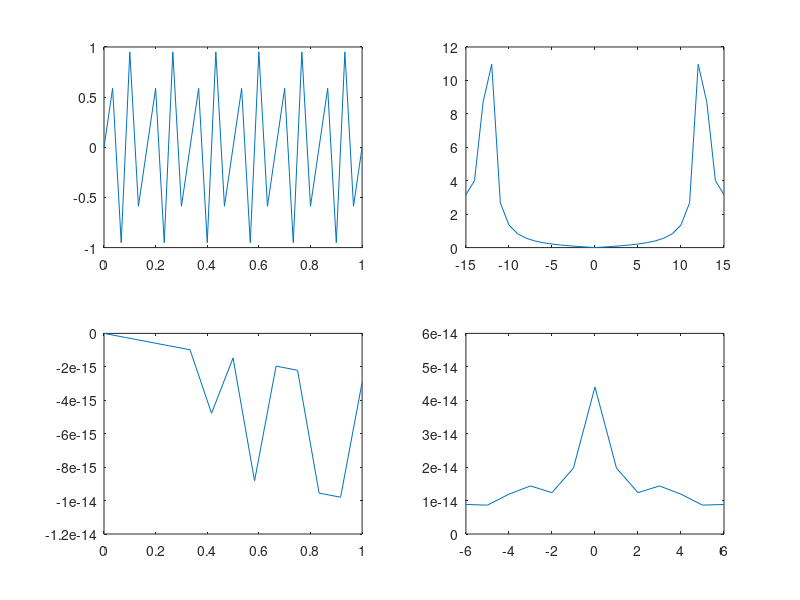

Recreate this plot in MATLAB.
clear;  %clear variables.

%%
% part 1
fs = 30;
t = 0:1/fs:1;
freq = 12; %frequency
y = sin(2*pi*freq*t);  %sinusoid
subplot(2,2,1);
plot(t, y);
%%

%%
% part 2
Y1 = fft(y);
f = -fs/2:fs/2;
subplot(2,2,2);
plot(f, fftshift(abs(Y1)));
%%

%%
% part 3
fs = 12;
t = 0:1/fs:1;
freq = 12; %frequency
y = sin(2*pi*freq*t);  %sinusoid
subplot(2,2,3);
plot(t, y);
%%

%%
% part 4
Y1 = fft(y);
f = -fs/2:fs/2;
subplot(2,2,4);
plot(f, fftshift(abs(Y1)));
%%

